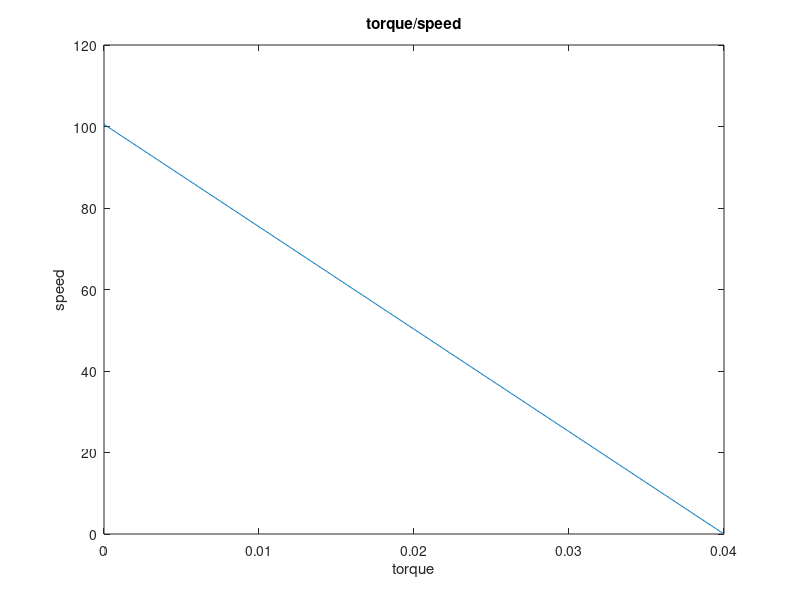
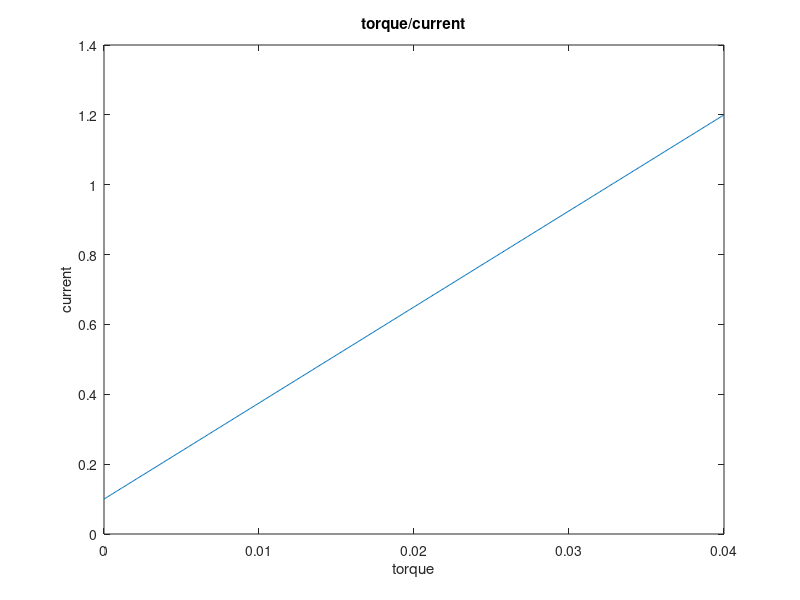
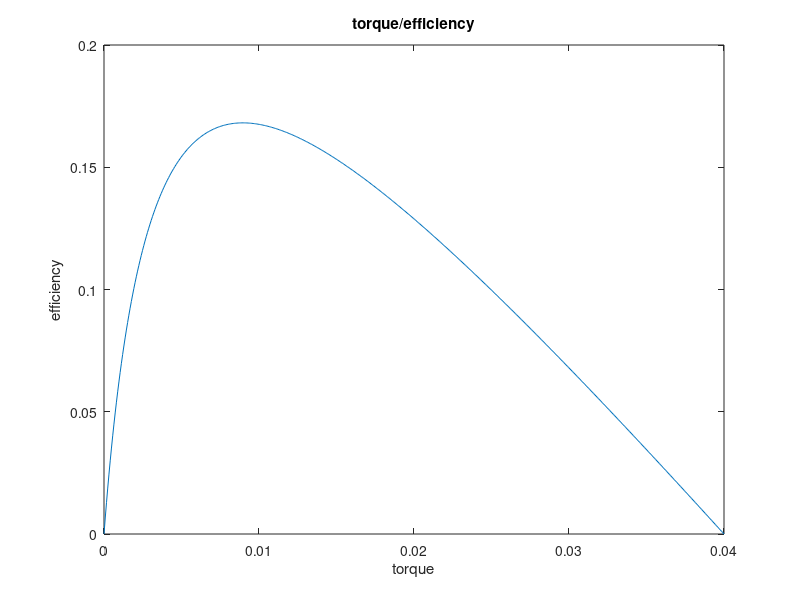

Here is the MATLAB script that generated these plots, in order:
close all 
clear
clc
%% motor parameter
V = 12;
no_load_speed = 960;  %rpm    can be measured by giving nominal votage and measure the velocity
no_load_current = 0.1;    %  can be measured by current meter when dry running
stall_torque = 0.04;    %  can be measured by a weight scale
stall_current = 1.2;      %  can be measured by current meter when roter stalled
%% calculation
% calculated parameter
tao = linspace(0,stall_torque,500);
Kb = V/(no_load_speed*2*pi/60);
Kt = stall_torque/stall_current;
R = V/stall_current;

% parameter calculation
k_t_w = -R/(Kt*Kb);b_t_w = V/Kb;
% relationship between torque and speed
w = tao*k_t_w + b_t_w;

% plot 1
figure(1);
plot(tao,w);
title('torque/speed')
xlabel 'torque'
ylabel 'speed'

% curve of torque and current
k_t_i = (stall_current-no_load_current)/stall_torque;
b_t_i = no_load_current;
i = tao*k_t_i+b_t_i;

% plot 2
figure(2);
plot(tao,i);
title('torque/current');
xlabel 'torque'
ylabel 'current'

%% efficiency
% output power
out_p = tao.*w;
in_p = V*i;
eff = out_p./in_p;
[max_eff,index] = max(eff);
% plot
figure(3)
plot(tao,eff);
title('torque/efficiency');
xlabel 'torque'
ylabel 'efficiency'

disp 'maximum efficiency'
max_eff

disp 'max power consumsion in max efficiency'
V*i(index)

%% nominal values
% nominal current
disp 'nominal current'
i_n = i(index)
% nominal torque
disp 'nominal torque(Nm)'
tao_n = Kt*i_n
% nominal speed
disp 'nominal speed(rad/s)'
w_n = tao_n*k_t_w + b_t_w
disp 'nominal speed(rpm)'
w_n*60/(2*pi)

